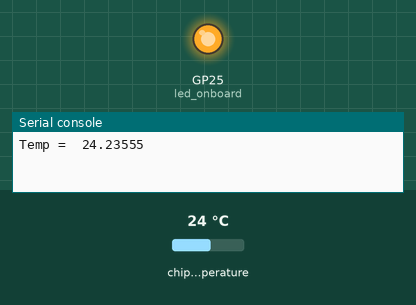
The program below on a simulated Raspberry Pi Pico running MicroPython. Shown: output pins drawn as LEDs (lit = HIGH), the last lines printed to the serial console. The inputs (shaded band) are chosen by the test bench; at power-on: chip temperature 24 °C.

Above: at 1.2 s.
1.3 s: chip temperature set to 21 °C
4.0 s: chip temperature set to 18 °C
At 4.5 s:
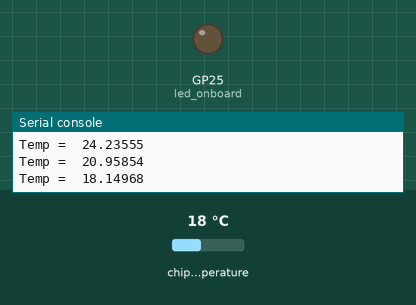
6.7 s: chip temperature set to 22 °C
At 8.8 s:
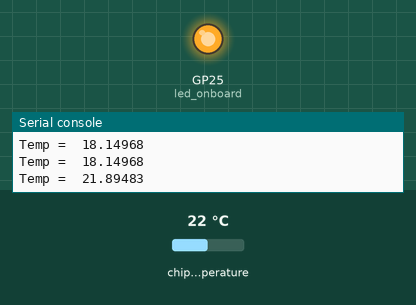
9.5 s: chip temperature set to 1 °C
At 10.3 s:
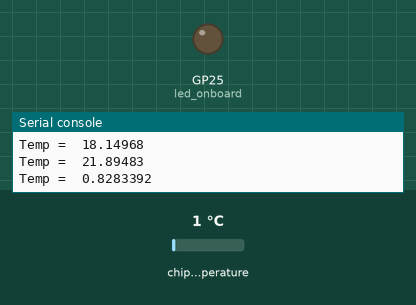
Timing chart, 0 to 12.5 s (numbered marks = the images above; inputs shaded):
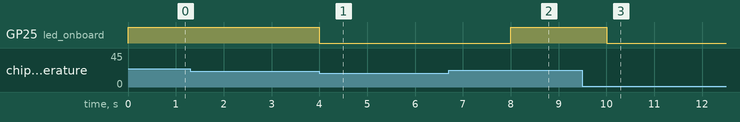

Measured:
- the behaviour switches between 20 and 19 °C on chip temperature (found by bisection; images 0 and 1)
- after the input at 4.0 s, GP25 (led_onboard): HIGH → LOW at once
- after the input at 6.7 s, GP25 (led_onboard): LOW → HIGH after 1.3 s
- after the input at 9.5 s, GP25 (led_onboard): HIGH → LOW after 0.50 s

The program:

08_Temperature.py
```python
import machine
import utime

led_onboard = machine.Pin(25, machine.Pin.OUT)
sensor_temp = machine.ADC(4)
conv_factor = 3.3/65535
while True:
    reading = sensor_temp.read_u16()*conv_factor
    temperature = 27 - (reading - 0.706)/0.001721
    print('Temp = ', temperature)
    if temperature < 20:
        led_onboard.value(0)
    else:
        led_onboard.value(1)
    utime.sleep(2)
```
